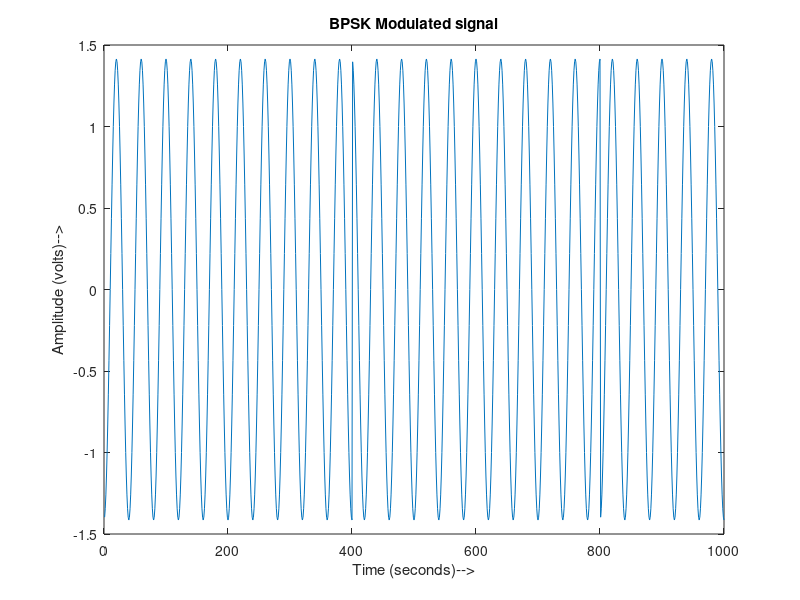

Write MATLAB code to recreate this figure. (Note: this script raises an error after producing the figure.)
clear all;
close all;
%Nb is the number of bits to be transmitted
T=1;%tasa de bit 1 bit/s;
%bits a ser transmitidos
%1 1 1 0 0 1 0 1 0 1 0 0 0 0
b=[0 0 1 1 0]
%Rb is the bit rate in bits/second
 
 
NRZ=[]; %Creacion de un vector en blanco para 
%graficar los bits de entrada
Vp=1;
%Grafico de los bits con NRZ Polar
for i=1:length(b) %lazo for desde 1 hasta la longitud de b
 if b(i)==1 %si la entrada b(i) es 1 se designa el valor de 1V 
 NRZ=[NRZ ones(1,200)*Vp];
 elseif b(i)==0 %si la entrada b(i) es 0 se designa el valor de -1V
 NRZ=[NRZ ones(1,200)*(-Vp)];
 end
end
t=0.005:0.005:5;
%Frequency of the carrier
f=5;
%Here we generate the modulated signal by multiplying it with 
%carrier (basis function)
Modulated=NRZ.*(sqrt(2/T)*cos(2*pi*f*t));
figure;
plot(Modulated);
xlabel('Time (seconds)-->');
ylabel('Amplitude (volts)-->');
title('BPSK Modulated signal');

plot(t,Mod)